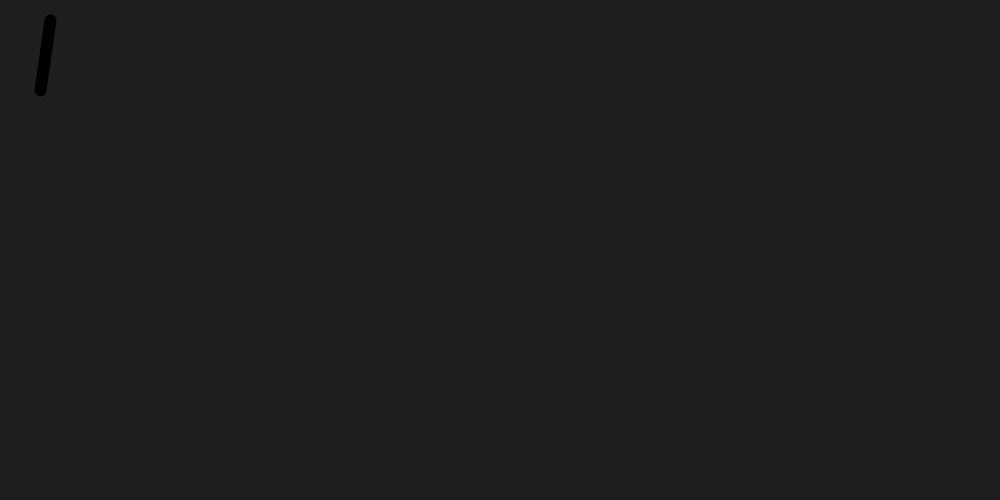
Frame 1 (no input)
Frame 60 (the mouse pressed at the canvas centre just before this capture): blank canvas, image omitted
Frame 120 (the mouse held since frame 60 and released just before this capture): blank canvas, image omitted

The Processing sketch that drew this single still picture (run headless with seeded random() and noise(); from frame 60 on, the mouse is pressed at the canvas centre):

// Processing sketch: processing_164061
// ── processing_164061.pde

float angle = 0.0;
float angleDirection = 1;
float speed = 0.005;

void setup() {
  size(1000, 500);
  background(30);
  frameRate(17);
  smooth();
}

void draw() {
    translate(mouseX,mouseY); //move to start position 
    rotate(angle);
    strokeWeight(12);
    line(50, 20, 40, 90);
    stroke(30);
    translate(40, 0); //move to next joint
    rotate(angle * 2.5);
    strokeWeight(3);
    fill(11,16,139);
    line(0, 0, 20, 0);
     stroke(30);
     translate(20,24); //move to start position 
    rotate(angle);
    strokeWeight(12);
    line(50, 20, 40, 90);
     stroke(30);
    translate(40, 0); //move to next joint
    rotate(angle * 2.5);
    strokeWeight(3);
    line(0, 0, 20, 0); 
     stroke(30);
    translate(20,24); //move to start position 
    rotate(angle);
    strokeWeight(12);
    line(50, 20, 40, 90);
     stroke(30);
    translate(40, 0); //move to next joint
    rotate(angle * 2.5);
    strokeWeight(3);
    line(0, 0, 20, 0);
     stroke(30);
     translate(20,24); //move to start position 
    rotate(angle);
    strokeWeight(12);
    line(50, 20, 40, 90);
     stroke(30);
    translate(40, 0); //move to next joint
    rotate(angle * 2.5);
    strokeWeight(3);
    line(0, 0, 20, 0);
     stroke(30);
     translate(20,24); //move to start position 
    rotate(angle);
    strokeWeight(12);
    line(50, 20, 40, 90);
     stroke(30);
    translate(40, 0); //move to next joint
    rotate(angle * 2.5);
    strokeWeight(3);
    line(0, 0, 20, 0);
     stroke(30);
     translate(20,24); //move to start position 
    rotate(angle);
    strokeWeight(12);
    line(50, 20, 40, 90);
     stroke(30);
    translate(40, 0); //move to next joint
    rotate(angle * 2.5);
    strokeWeight(3);
    line(0, 0, 20, 0);
     stroke(30);
     translate(20,24); //move to start position 
    rotate(angle);
    strokeWeight(12);
    line(50, 20, 40, 90);
     stroke(30);
    translate(40, 0); //move to next joint
    rotate(angle * 2.5);
    strokeWeight(3);
    line(0, 0, 20, 0);
     stroke(30);
     translate(20,24); //move to start position 
    rotate(angle);
    strokeWeight(12);
    line(50, 20, 40, 90);
     stroke(30);
    translate(40, 0); //move to next joint
    rotate(angle * 2.5);
    strokeWeight(3);
    line(0, 0, 20, 0);
     stroke(30);
     translate(20,24); //move to start position 
    rotate(angle);
    strokeWeight(12);
    line(50, 20, 40, 90);
     stroke(30);
    translate(40, 0); //move to next joint
    rotate(angle * 2.5);
    strokeWeight(3);
    line(0, 0, 20, 0);
     stroke(30);
     translate(20,24); //move to start position 
    rotate(angle);
    strokeWeight(12);
    line(50, 20, 40, 90);
     stroke(30);
    translate(40, 0); //move to next joint
    rotate(angle * 2.5);
    strokeWeight(3);
    line(0, 0, 20, 0);
     translate(20,24); //move to start position 
    rotate(angle);
    strokeWeight(12);
    line(50, 20, 40, 90);
    translate(40, 0); //move to next joint
    rotate(angle * 2.5);
    strokeWeight(3);
    line(0, 0, 20, 0);
     translate(20,24); //move to start position 
    rotate(angle);
    strokeWeight(12);
    line(50, 20, 40, 90);
    translate(40, 0); //move to next joint
    rotate(angle * 2.5);
    strokeWeight(3);
    rect(0, 0, 20, 0);
    angle += speed * angleDirection;
    if ((angle > QUARTER_PI) || (angle < 0)) {
  }
  }
  
void mousePressed() {
   if (mousePressed) {
    background(random(0,255));
   }
}
